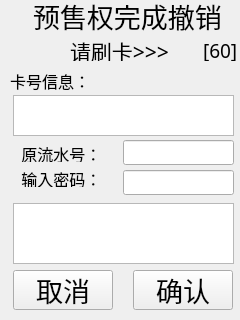
<?xml version="1.0" encoding="UTF-8"?>
<ui version="4.0">
 <class>Pro_CancelAuthFinish</class>
 <widget class="QDialog" name="Pro_CancelAuthFinish">
  <property name="geometry">
   <rect>
    <x>0</x>
    <y>0</y>
    <width>240</width>
    <height>320</height>
   </rect>
  </property>
  <property name="windowTitle">
   <string>Dialog</string>
  </property>
  <widget class="QLabel" name="label_times">
   <property name="geometry">
    <rect>
     <x>203</x>
     <y>40</y>
     <width>41</width>
     <height>21</height>
    </rect>
   </property>
   <property name="font">
    <font>
     <family>AR PL UKai CN</family>
     <pointsize>14</pointsize>
    </font>
   </property>
   <property name="text">
    <string>[60]</string>
   </property>
  </widget>
  <widget class="QPushButton" name="confirmButton">
   <property name="geometry">
    <rect>
     <x>133</x>
     <y>270</y>
     <width>100</width>
     <height>40</height>
    </rect>
   </property>
   <property name="font">
    <font>
     <family>AR PL UKai CN</family>
     <pointsize>20</pointsize>
    </font>
   </property>
   <property name="text">
    <string>确认</string>
   </property>
   <property name="autoDefault">
    <bool>false</bool>
   </property>
  </widget>
  <widget class="QTextEdit" name="transRst">
   <property name="geometry">
    <rect>
     <x>13</x>
     <y>203</y>
     <width>221</width>
     <height>61</height>
    </rect>
   </property>
  </widget>
  <widget class="QLabel" name="label_4">
   <property name="geometry">
    <rect>
     <x>13</x>
     <y>145</y>
     <width>101</width>
     <height>17</height>
    </rect>
   </property>
   <property name="font">
    <font>
     <family>AR PL UKai CN</family>
     <pointsize>12</pointsize>
    </font>
   </property>
   <property name="text">
    <string>  原流水号：</string>
   </property>
  </widget>
  <widget class="QLabel" name="label_2">
   <property name="geometry">
    <rect>
     <x>70</x>
     <y>40</y>
     <width>110</width>
     <height>21</height>
    </rect>
   </property>
   <property name="font">
    <font>
     <family>AR PL UKai CN</family>
     <pointsize>16</pointsize>
    </font>
   </property>
   <property name="text">
    <string>请刷卡&gt;&gt;&gt;</string>
   </property>
  </widget>
  <widget class="QLineEdit" name="line1_trace">
   <property name="geometry">
    <rect>
     <x>123</x>
     <y>140</y>
     <width>111</width>
     <height>25</height>
    </rect>
   </property>
   <property name="font">
    <font>
     <family>AR PL UKai CN</family>
     <pointsize>14</pointsize>
    </font>
   </property>
  </widget>
  <widget class="QTextEdit" name="line0_card">
   <property name="geometry">
    <rect>
     <x>13</x>
     <y>95</y>
     <width>221</width>
     <height>41</height>
    </rect>
   </property>
   <property name="font">
    <font>
     <family>AR PL UKai CN</family>
     <pointsize>14</pointsize>
    </font>
   </property>
   <property name="readOnly">
    <bool>true</bool>
   </property>
  </widget>
  <widget class="QLabel" name="label_3">
   <property name="geometry">
    <rect>
     <x>13</x>
     <y>170</y>
     <width>101</width>
     <height>17</height>
    </rect>
   </property>
   <property name="font">
    <font>
     <family>AR PL UKai CN</family>
     <pointsize>12</pointsize>
    </font>
   </property>
   <property name="text">
    <string>  输入密码：</string>
   </property>
  </widget>
  <widget class="QLabel" name="label">
   <property name="geometry">
    <rect>
     <x>33</x>
     <y>0</y>
     <width>191</width>
     <height>31</height>
    </rect>
   </property>
   <property name="font">
    <font>
     <family>AR PL UKai CN</family>
     <pointsize>20</pointsize>
    </font>
   </property>
   <property name="text">
    <string>预售权完成撤销</string>
   </property>
  </widget>
  <widget class="QLineEdit" name="line2_pwd">
   <property name="geometry">
    <rect>
     <x>123</x>
     <y>170</y>
     <width>111</width>
     <height>25</height>
    </rect>
   </property>
   <property name="font">
    <font>
     <family>AR PL UKai CN</family>
     <pointsize>14</pointsize>
    </font>
   </property>
  </widget>
  <widget class="QPushButton" name="cancelButton">
   <property name="geometry">
    <rect>
     <x>13</x>
     <y>270</y>
     <width>100</width>
     <height>40</height>
    </rect>
   </property>
   <property name="font">
    <font>
     <family>AR PL UKai CN</family>
     <pointsize>20</pointsize>
    </font>
   </property>
   <property name="text">
    <string>取消</string>
   </property>
   <property name="autoDefault">
    <bool>false</bool>
   </property>
  </widget>
  <widget class="QLabel" name="labelHint">
   <property name="geometry">
    <rect>
     <x>10</x>
     <y>70</y>
     <width>81</width>
     <height>22</height>
    </rect>
   </property>
   <property name="font">
    <font>
     <family>AR PL UKai CN</family>
     <pointsize>12</pointsize>
    </font>
   </property>
   <property name="text">
    <string>卡号信息：</string>
   </property>
  </widget>
 </widget>
 <tabstops>
  <tabstop>line0_card</tabstop>
  <tabstop>line1_trace</tabstop>
  <tabstop>line2_pwd</tabstop>
  <tabstop>transRst</tabstop>
  <tabstop>confirmButton</tabstop>
  <tabstop>cancelButton</tabstop>
 </tabstops>
 <resources/>
 <connections/>
</ui>
